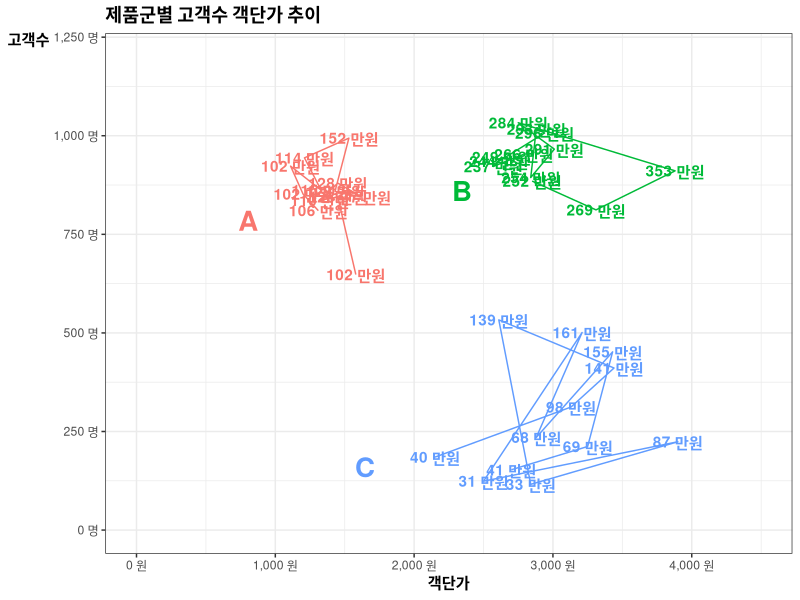

This chart was generated by the following R code:
library(ggplot2)
library(scales)
library(dplyr)

df <- 
  data.frame(
    month = rep(1:12, 3),
    class = rep(LETTERS[1:3], each=12),
    avg.price = 
      c(1310,1200,1110,1330,1210,1530,1430,1620,1450,1320,1450,1580,
        2850,3310,3880,2750,3010,2840,2880,2940,2610,2630,2570,2790,
        2150,3130,3440,2610,2840,3900,2500,3210,2880,3430,3250,2700),
    active.user = 
      c(810,852,923,862,944,994,859,845,880,836,845,648,
        885,812,911,1033,966,894,1017,1007,935,946,922,953,
        185,312,411,533,116,224,124,501,235,452,212,153))

df %>%
  ggplot(aes(x=avg.price, y=active.user, colour=class)) +
  geom_path() +
  geom_text(
    aes(label=paste(comma(round(avg.price*active.user/10^4)),'만원')),
    fontface='bold') +
  geom_text(
    aes(label=case_when(month == 1 ~ as.character(class), TRUE ~ '')), 
    hjust=4, vjust=1, fontface='bold', size=7) +
  theme_bw() +
  theme(
    title = element_text(face='bold'),
    axis.title.y = element_text(angle=0), 
    legend.position = 'none') +
  scale_y_continuous(labels = function(x) paste(comma(x), '명'), limits = c(0,1200)) +
  scale_x_continuous(labels = function(x) paste(comma(x), '원'), limits = c(0,4500)) +
  labs(title='제품군별 고객수 객단가 추이', y='고객수', x='객단가')

